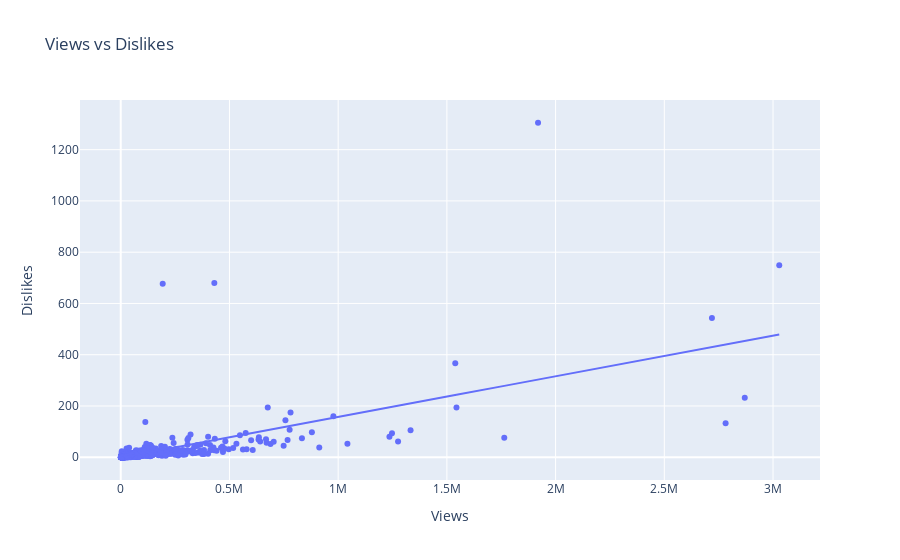

Source (notebook cell):
### Markdown cell above
## 7. Views vs Dislikes

### Code cell
px.scatter(df,
           x = 'Views',
           y = 'Dislikes',
           trendline = 'ols',
           title = 'Views vs Dislikes').show()

### Figure 1 — Plotly figure (JSON) as saved in the notebook; plotly's stock layout.template omitted (floating-point values rounded to 4 significant figures; data arrays with more than 128 entries replaced by an {"elided": "..."} marker saying what was removed)
{"data": [{"hovertemplate": "Views=%{x}<br>Dislikes=%{y}<extra></extra>", "legendgroup": "", "marker": {"color": "#636efa", "symbol": "circle"}, "mode": "markers", "name": "", "orientation": "v", "showlegend": false, "type": "scatter", "x": {"elided": "1000 int values"}, "xaxis": "x", "y": {"elided": "1000 int values"}, "yaxis": "y"}, {"hovertemplate": "<b>OLS trendline</b><br>Dislikes = 0.000158697 * Views + -1.41578<br>R<sup>2</sup>=0.414428<br><br>Views=%{x}<br>Dislikes=%{y} <b>(trend)</b><extra></extra>", "legendgroup": "", "marker": {"color": "#636efa", "symbol": "circle"}, "mode": "lines", "name": "", "showlegend": false, "type": "scatter", "x": {"elided": "983 int values"}, "xaxis": "x", "y": {"elided": "983 float values"}, "yaxis": "y"}], "layout": {"legend": {"tracegroupgap": 0}, "title": {"text": "Views vs Dislikes"}, "xaxis": {"anchor": "y", "domain": [0, 1], "title": {"text": "Views"}}, "yaxis": {"anchor": "x", "domain": [0, 1], "title": {"text": "Dislikes"}}}}
